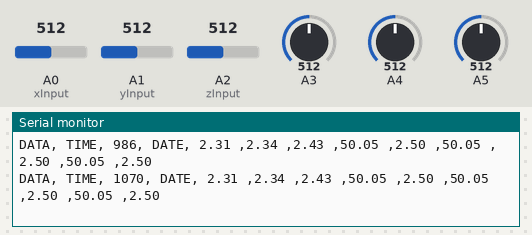
Simulated run of this sketch. Board: Arduino Uno, built with avr-gcc and run on an emulated ATmega328P. Shown: the last lines printed to the serial monitor. The test bench sets the inputs (shaded band); at power-on: A0 (xInput) = 512, A1 (yInput) = 512, A2 (zInput) = 512, A3 = 512, A4 = 512, A5 = 512.

Above: at 1.2 s.
1.3 s: A0 (xInput) set to 355
At 1.37 s:
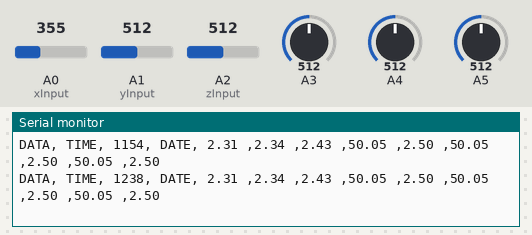
4.3 s: A0 (xInput) set to 326
At 4.32 s:
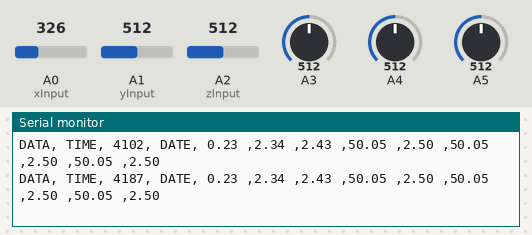
7.3 s: A1 (yInput) set to 354
At 7.3 s:
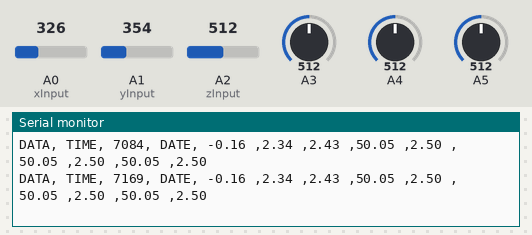
10.3 s: A1 (yInput) set to 325
At 10.37 s:
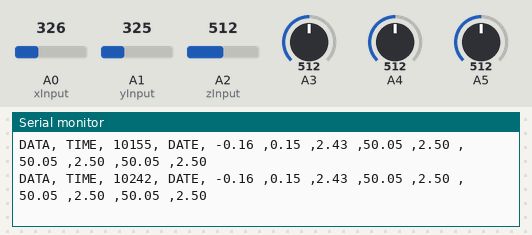
13.3 s: A2 (zInput) set to 358
At 13.34 s:
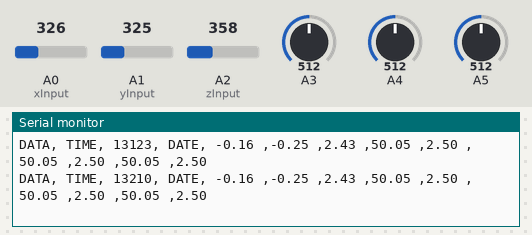
14.8 s: A2 (zInput) set to 336
At 14.83 s:
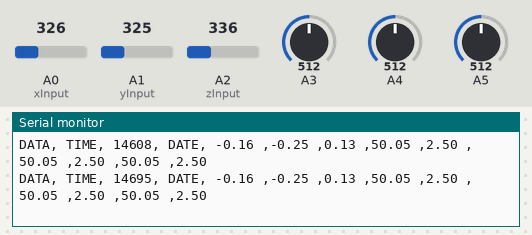
Timing chart, 0 to 17.8 s (numbered marks = the images above; inputs shaded):
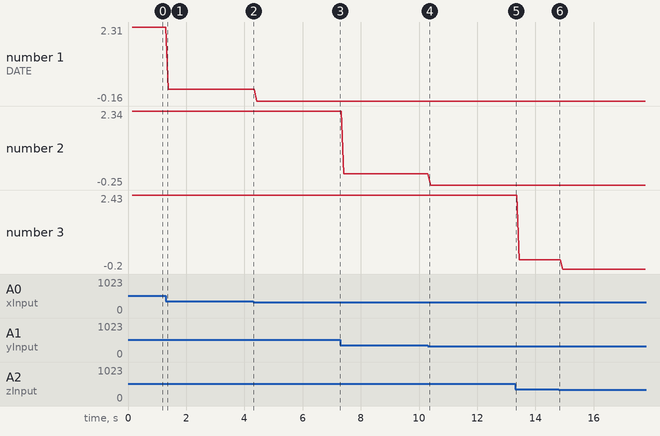

Measured:
- plotted number 1: 2.31 → 0.23 after the input at 1.3 s, 0.23 → -0.16 after the input at 4.3 s
- plotted number 2: 2.34 → 0.15 after the input at 7.3 s, 0.15 → -0.25 after the input at 10.3 s
- plotted number 3: 2.43 → 0.13 after the input at 13.3 s

The sketch:

Accelerometer-AcousticSensors.ino
```cpp
const int xInput = A0;
const int yInput = A1;
const int zInput = A2;
int xRaw = 0;
int yRaw = 0;
int zRaw = 0;

int xMic = A3;
int yMic = A4;
int zMic = A5;
int sensorValue = 0;

float ScalingPercentage = 20.0;


void setup() {
  // put your setup code here, to run once:
  Serial.begin(9600);
  Serial.println("CLEARDATA");
  Serial.println("LABEL, Time, Millis, Date, XG, YG, ZG, XMICSCALED, XMICACTUAL, YMICSCALED, YMICACTUAL, ZMICSCALED, ZMICACTUAL");
  Serial.println("RESETTIMER");
}

void loop() {
  // put your main code here, to run repeatedly:
  float xMicScaled = ScaledV(xMic);
  float yMicScaled = ScaledV(yMic);
  float zMicScaled = ScaledV(zMic);
  float xMicActual = ActualV(xMicScaled);
  float yMicActual = ActualV(yMicScaled);
  float zMicActual = ActualV(zMicScaled);


  xRaw = analogRead(xInput);
  int x = map(xRaw, 262, 413, 100, -100);
  float xg = (float)x/(-100.00);
  yRaw = analogRead(yInput);
  int y = map(yRaw, 271, 415, 100, -100);
  float yg = (float)y/(-100.00);
  zRaw = analogRead(zInput);
  int z = map(zRaw, 282, 416, 100, -100);
  float zg = (float)z / (-100.00);

  Serial.print( (String)"DATA, TIME, "+millis()+", DATE, ");
  Serial.print(xg);
  Serial.print(" ,");
  Serial.print(yg);
  Serial.print(" ,");
  Serial.print(zg);
  Serial.print(" ,");
  Serial.print(xMicScaled);
  Serial.print(" ,");
  Serial.print(xMicActual);
  Serial.print(" ,");
  Serial.print(yMicScaled);
  Serial.print(" ,");
  Serial.print(yMicActual);
  Serial.print(" ,");
  Serial.print(zMicScaled);
  Serial.print(" ,");
  Serial.println(zMicActual);

}
float ScaledV(int analogPin){
    sensorValue = analogRead(analogPin);
    float MaxScaledVoltage = 5.00 * ScalingPercentage;
    float ScaledVoltage = sensorValue * (MaxScaledVoltage /1023);
    return ScaledVoltage;
}
float ActualV(int ScaledV){
  return ScaledV / ScalingPercentage;
}
```
